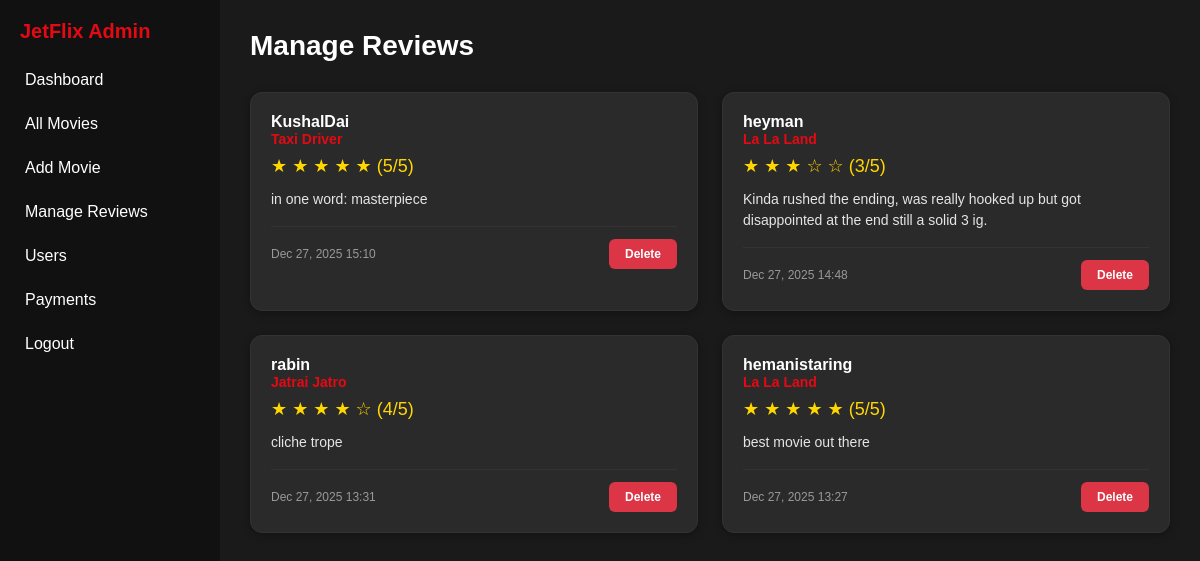
Page /adminpanel/reviews/ (signed in) on the earlier database version.
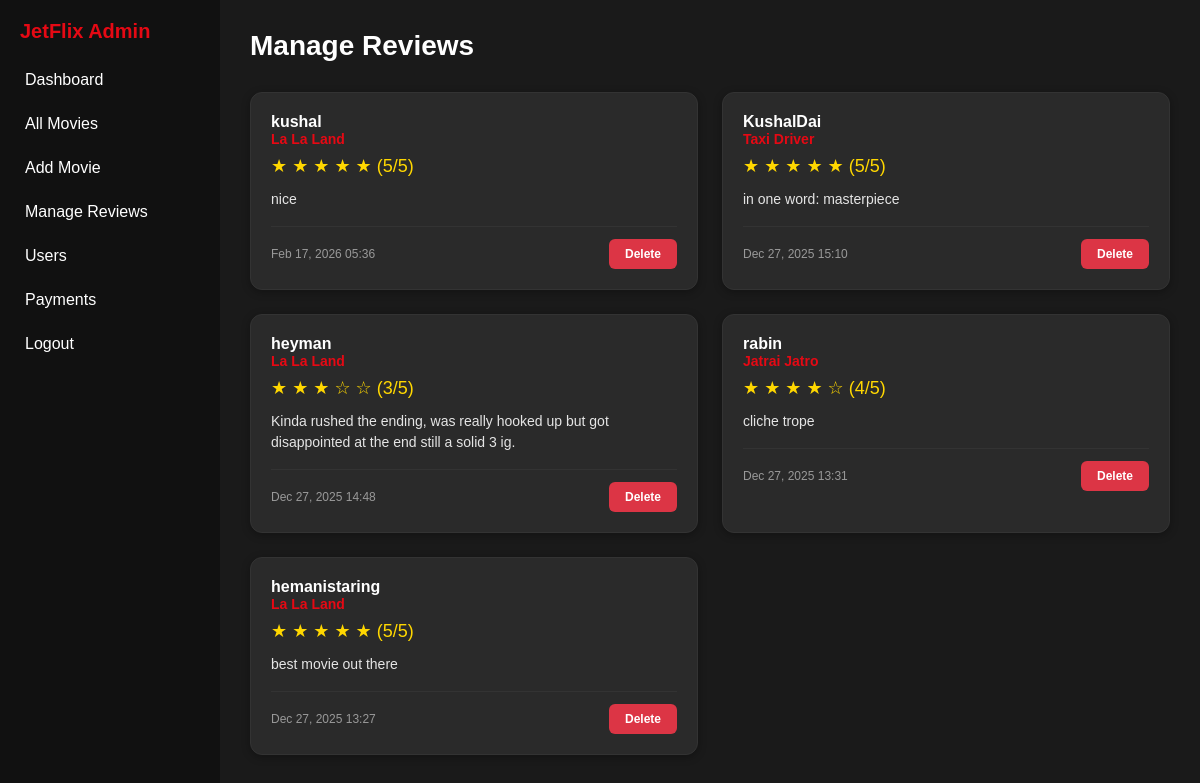
Same page on the later database version.
### movies/models.py (models this page shows, shortened)
class Review(models.Model):
    user = models.ForeignKey(User, on_delete=models.CASCADE, related_name='reviews')
    movie = models.ForeignKey(Movie, on_delete=models.CASCADE, related_name='reviews')
    rating = models.IntegerField(
        validators=[MinValueValidator(1), MaxValueValidator(5)],
        help_text='Rating from 1 to 5 stars'
    )
    review_text = models.TextField(help_text='Your review')
    created_at = models.DateTimeField(auto_now_add=True)
    updated_at = models.DateTimeField(auto_now=True)
    class Meta:
        unique_together = ('user', 'movie')
        ordering = ['-created_at']

class Movie(models.Model):
    id = models.AutoField(primary_key=True)
    title = models.CharField(max_length=255)
    year = models.IntegerField()
    description = models.TextField()
    thumbnail = models.ImageField(upload_to='thumbnails/')
    video = models.FileField(upload_to='movies/')
    genres = models.ManyToManyField(Genre, related_name='movies', help_text='Select multiple genres')
    language = models.ForeignKey(Language, on_delete=models.SET_NULL, null=True, blank=True, related_name='movies')
    cast = models.CharField(max_length=255, default='Unknown', help_text='Comma-separated list of main actors')
    movie_length = models.CharField(max_length=20, default='Unknown', help_text='Duration e.g. 2h 30m')
    review_stars = models.FloatField(default=0.0, help_text='Average rating out of 5')
    views = models.PositiveIntegerField(default=0)
    is_published = models.BooleanField(default=True)

### adminpanel/views.py (the view)
# urls.py: path('reviews/', views.manage_reviews, name='manage_reviews'),
@staff_member_required
def manage_reviews(request):
    reviews = Review.objects.select_related('user', 'movie').order_by('-created_at')
    paginator = Paginator(reviews, 20)  # Show 20 reviews per page
    page_number = request.GET.get('page')
    page_obj = paginator.get_page(page_number)
    return render(request, 'adminpanel/manage_reviews.html', {
        'page_obj': page_obj,
        'reviews': page_obj
    })

### home/context_processors.py (called while the page is built)
def all_movies(request):
    if request.user.is_authenticated:
        movies = Movie.objects.filter(is_published=True).select_related('language').prefetch_related('genres').all()
        return {'all_movies': movies}
    return {'all_movies': []}

### adminpanel/templates/adminpanel/manage_reviews.html (shortened to what this page needs)
{% extends 'adminpanel/base.html' %}
{% block content %}
<div class="reviews-header">
  <h2>Manage Reviews</h2>
</div>
<div class="reviews-grid">
  {% for review in reviews %}
  <div class="review-card" data-review-id="{{ review.id }}">
    <div class="review-content">
      <div class="review-user">
        <a href="{% url 'user_profile' review.user.id %}" style="color: #fff; text-decoration: none;">
          {{ review.user.username }}
        </a>
      </div>
      <div class="review-movie">{{ review.movie.title }}</div>
      <div class="review-rating">
        {% for i in "12345" %}
          {% if forloop.counter <= review.rating %}★{% else %}☆{% endif %}
        {% endfor %}
        ({{ review.rating }}/5)
      </div>
      <div class="review-text">{{ review.review_text }}</div>
      <div class="review-meta">
        <span class="review-date">{{ review.created_at|date:"M d, Y H:i" }}</span>
        <button class="btn-delete" onclick="deleteReview({{ review.id }})">Delete</button>
      </div>
    </div>
  </div>
  {% empty %}
  <div class="empty-state">
    <div class="empty-state-icon">💬</div>
    <div class="empty-state-text">No reviews found</div>
    <div class="empty-state-subtext">No user reviews have been submitted yet</div>
  </div>
  {% endfor %}
</div>
{% endblock %}

Differences in the rows shown:
added Review: user.username "kushal", movie "La La Land", rating "5", review_text "nice", created_at "Feb 17, 2026 05:36"
